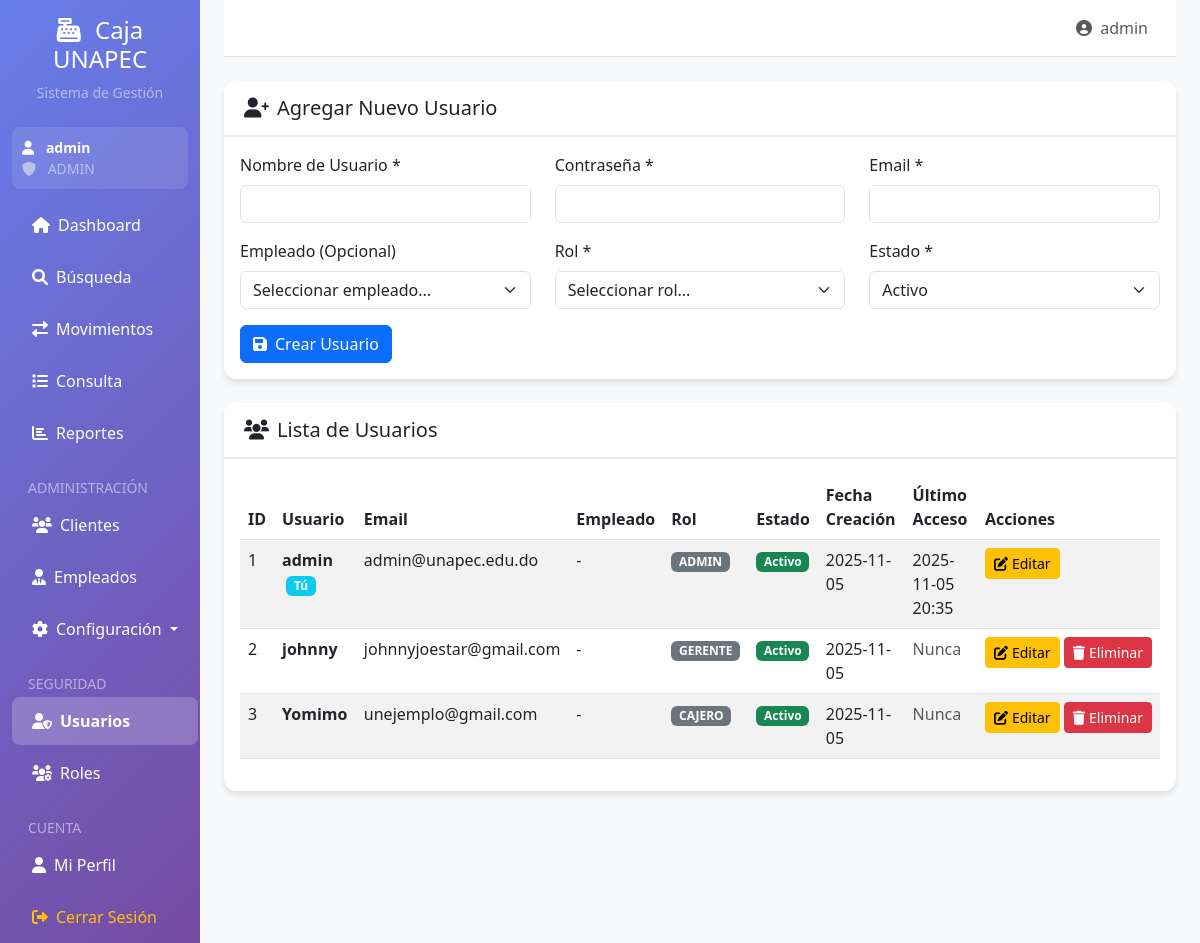
/admin/usuarios (signed in), run on an earlier commit of the app's database.
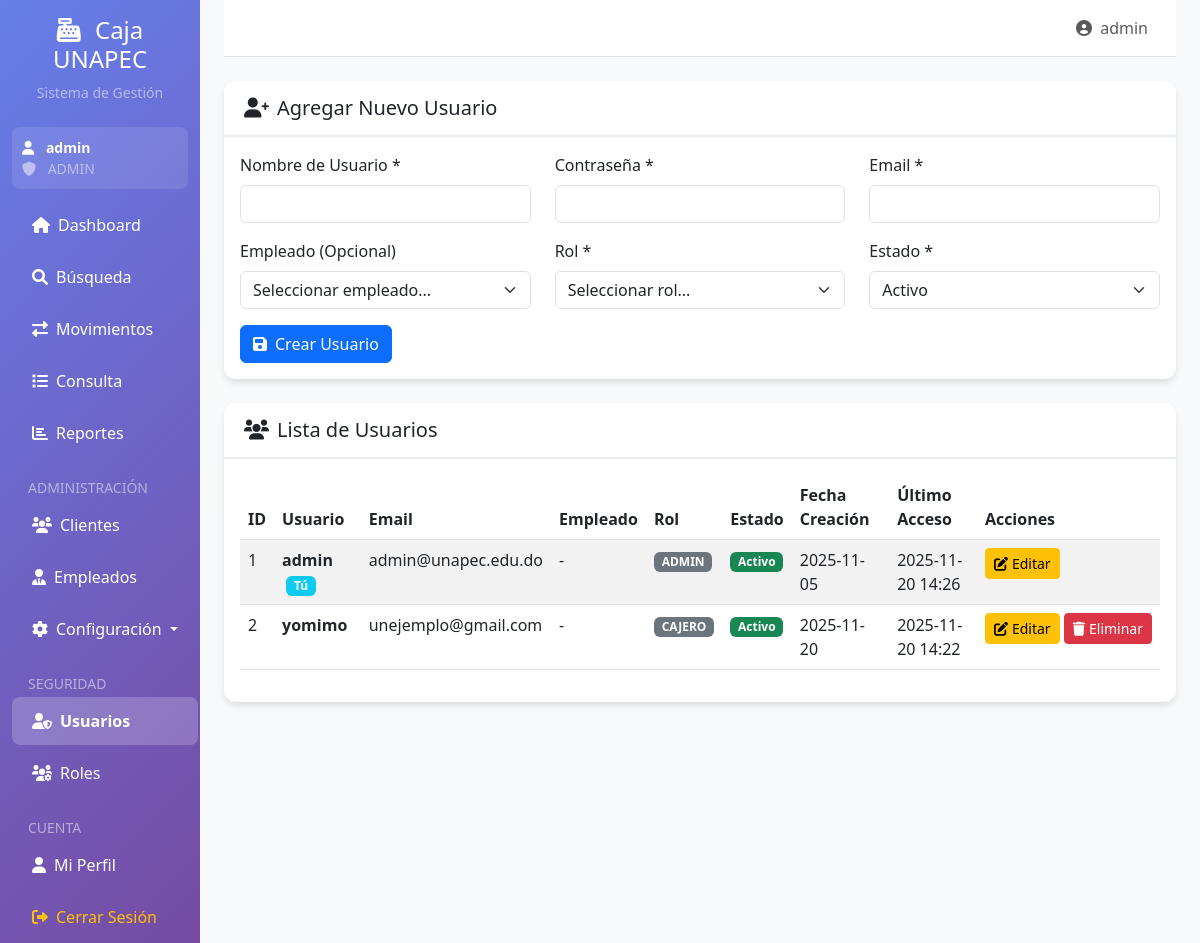
And on a later commit of the database.
### app.py (models this page shows)
class Usuario(UserMixin, db.Model):
    id = db.Column(db.Integer, primary_key=True)
    username = db.Column(db.String(50), unique=True, nullable=False)
    password = db.Column(db.String(255), nullable=False)
    email = db.Column(db.String(100), unique=True, nullable=False)
    empleado_id = db.Column(db.Integer, db.ForeignKey('empleado.id'))
    rol_id = db.Column(db.Integer, db.ForeignKey('rol.id'), nullable=False)
    estado = db.Column(db.String(20), default='Activo')
    fecha_creacion = db.Column(db.DateTime, default=datetime.now)
    ultimo_acceso = db.Column(db.DateTime)

class Rol(db.Model):
    id = db.Column(db.Integer, primary_key=True)
    nombre = db.Column(db.String(50), unique=True, nullable=False)
    descripcion = db.Column(db.String(200))
    usuarios = db.relationship('Usuario', backref='rol', lazy=True)

### app.py (the view)
@app.route('/admin/usuarios')
@admin_required
def admin_usuarios():
    usuarios = Usuario.query.all()
    empleados = Empleado.query.filter_by(estado='Activo').all()
    roles = Rol.query.all()
    return render_template('admin_usuarios.html',
                         usuarios=usuarios,
                         empleados=empleados,
                         roles=roles)

### templates/admin_usuarios.html (shortened to what this page needs)
{% extends "base.html" %}
{% block content %}
<div class="row">
    <div class="col-12">
        <div class="card mb-4">
            <div class="card-header">
                <h5 class="card-title mb-0">
                    <i class="fas fa-user-plus me-2"></i>Agregar Nuevo Usuario
                </h5>
            </div>
            <div class="card-body">
                <form method="POST" action="{{ url_for('agregar_usuario') }}">
                    <div class="row">
                        <div class="col-md-4 mb-3">
                            <label class="form-label">Nombre de Usuario *</label>
                            <input type="text" class="form-control" name="username" required>
                        </div>
                        <div class="col-md-4 mb-3">
                            <label class="form-label">Contraseña *</label>
                            <input type="password" class="form-control" name="password" required>
                        </div>
                        <div class="col-md-4 mb-3">
                            <label class="form-label">Email *</label>
                            <input type="email" class="form-control" name="email" required>
                        </div>
                    </div>
                    <div class="row">
                        <div class="col-md-4 mb-3">
                            <label class="form-label">Empleado (Opcional)</label>
                            <select class="form-select" name="empleado_id">
                                <option value="">Seleccionar empleado...</option>
                            </select>
                        </div>
                        <div class="col-md-4 mb-3">
                            <label class="form-label">Rol *</label>
                            <select class="form-select" name="rol_id" required>
                                <option value="">Seleccionar rol...</option>
                            </select>
                        </div>
                        <div class="col-md-4 mb-3">
                            <label class="form-label">Estado *</label>
                            <select class="form-select" name="estado" required>
                                <option value="Activo">Activo</option>
                            </select>
                        </div>
                    </div>
                    <div class="row">
                        <div class="col-md-12">
                            <button type="submit" class="btn btn-primary">
                                <i class="fas fa-save me-2"></i>Crear Usuario
                            </button>
                        </div>
                    </div>
                </form>
            </div>
        </div>
        <div class="card">
            <div class="card-header">
                <h5 class="card-title mb-0">
                    <i class="fas fa-users me-2"></i>Lista de Usuarios
                </h5>
            </div>
            <div class="card-body">
                <div class="table-responsive">
                    <table class="table table-striped">
                        <thead>
                            <tr>
                                <th>ID</th>
                                <th>Usuario</th>
                                <th>Email</th>
                                <th>Empleado</th>
                                <th>Rol</th>
                                <th>Estado</th>
                                <th>Fecha Creación</th>
                                <th>Último Acceso</th>
                                <th class="table-actions">Acciones</th>
                            </tr>
                        </thead>
                        <tbody>
                            {% for usuario in usuarios %}
                            <tr>
                                <td>{{ usuario.id }}</td>
                                <td>
                                    <strong>{{ usuario.username }}</strong>
                                    {% if usuario.id == current_user.id %}
                                    <span class="badge bg-info ms-1">Tú</span>
                                    {% endif %}
                                </td>
                                <td>{{ usuario.email }}</td>
                                <td>{{ usuario.empleado.nombre if usuario.empleado else '-' }}</td>
                                <td>
                                    <span class="badge bg-secondary">{{ usuario.rol.nombre }}</span>
                                </td>
                                <td>
                                    <span class="badge bg-{% if usuario.estado == 'Activo' %}success{% else %}danger{% endif %}">
                                        {{ usuario.estado }}
                                    </span>
                                </td>
                                <td>{{ usuario.fecha_creacion.strftime('%Y-%m-%d') }}</td>
                                <td>
                                    {% if usuario.ultimo_acceso %}
                                        {{ usuario.ultimo_acceso.strftime('%Y-%m-%d %H:%M') }}
                                    {% else %}
                                        <span class="text-muted">Nunca</span>
                                    {% endif %}
                                </td>
                                <td class="table-actions">
                                    <button type="button" class="btn btn-sm btn-warning" data-bs-toggle="modal" data-bs-target="#editModal{{ usuario.id }}">
                                        <i class="fas fa-edit me-1"></i>Editar
                                    </button>
                                    {% if usuario.id != current_user.id %}
                                    <a href="{{ url_for('eliminar_usuario', id=usuario.id) }}" class="btn btn-sm btn-danger" onclick="return confirm('¿Está seguro de eliminar este usuario?')">
                                        <i class="fas fa-trash me-1"></i>Eliminar
                                    </a>
                                    {% endif %}
                                </td>
                            </tr>
                            {% else %}
                            <tr>
                                <td colspan="9" class="text-center text-muted">No hay usuarios registrados</td>
                            </tr>
                            {% endfor %}
                        </tbody>
                    </table>
                </div>
            </div>
        </div>
    </div>
</div>
{% endblock %}

### templates/base.html (shortened to what this page needs)
<!DOCTYPE html>
<html lang="es">
<head>
    <link href="https://cdn.jsdelivr.net/npm/bootstrap@5.3.0/dist/css/bootstrap.min.css" rel="stylesheet">
    <link href="https://cdnjs.cloudflare.com/ajax/libs/font-awesome/6.0.0/css/all.min.css" rel="stylesheet">
</head>
<body>
    <div class="container-fluid">
        <div class="row">
            <div class="col-md-3 col-lg-2 sidebar d-md-block collapse">
                <div class="position-sticky pt-3">
                    <div class="text-center mb-4">
                        <h4 class="text-white">
                            <i class="fas fa-cash-register me-2"></i>
                            Caja UNAPEC
                        </h4>
                        <p class="text-white-50 small">Sistema de Gestión</p>
                    </div>
                    {% if current_user.is_authenticated %}
                    <div class="user-info">
                        <div class="text-white small">
                            <i class="fas fa-user me-2"></i>
                            <strong>{{ current_user.username }}</strong>
                        </div>
                        <div class="text-white-50 small">
                            <i class="fas fa-shield-alt me-2"></i>
                            {{ current_user.rol.nombre }}
                        </div>
                    </div>
                    {% endif %}
                    <ul class="nav flex-column">
                        <li class="nav-item">
                            <a class="nav-link {% if request.endpoint == 'index' %}active{% endif %}" href="{{ url_for('index') }}">
                                <i class="fas fa-home me-2"></i>Dashboard
                            </a>
                        </li>
                        <li class="nav-item">
                            <a class="nav-link {% if request.endpoint == 'busqueda' %}active{% endif %}" href="{{ url_for('busqueda') }}">
                                <i class="fas fa-search me-2"></i>Búsqueda
                            </a>
                        </li>
                        {% if current_user.is_authenticated and current_user.rol.nombre in ['ADMIN', 'GERENTE', 'CAJERO'] %}
                        <li class="nav-item">
                            <a class="nav-link {% if request.endpoint == 'movimientos' %}active{% endif %}" href="{{ url_for('movimientos') }}">
                                <i class="fas fa-exchange-alt me-2"></i>Movimientos
                            </a>
                        </li>
                        {% endif %}
                        {% if current_user.is_authenticated and current_user.rol.nombre in ['ADMIN', 'GERENTE', 'CONSULTA'] %}
                        <li class="nav-item">
                            <a class="nav-link {% if request.endpoint == 'consulta' %}active{% endif %}" href="{{ url_for('consulta') }}">
                                <i class="fas fa-list me-2"></i>Consulta
                            </a>
                        </li>
                        {% endif %}
                        {% if current_user.is_authenticated and current_user.rol.nombre in ['ADMIN', 'GERENTE', 'CONSULTA'] %}
                        <li class="nav-item">
                            <a class="nav-link {% if request.endpoint == 'reporte' %}active{% endif %}" href="{{ url_for('reporte') }}">
                                <i class="fas fa-chart-bar me-2"></i>Reportes
                            </a>
                        </li>
                        {% endif %}
                        {% if current_user.is_authenticated and current_user.rol.nombre in ['ADMIN', 'GERENTE'] %}
                        <li class="nav-item mt-3">
                            <small class="text-white-50 px-3">ADMINISTRACIÓN</small>
                        </li>
                        <li class="nav-item">
                            <a class="nav-link {% if request.endpoint == 'clientes' %}active{% endif %}" href="{{ url_for('clientes') }}">
                                <i class="fas fa-users me-2"></i>Clientes
                            </a>
                        </li>
                        <li class="nav-item">
                            <a class="nav-link {% if request.endpoint == 'empleados' %}active{% endif %}" href="{{ url_for('empleados') }}">
                                <i class="fas fa-user-tie me-2"></i>Empleados
                            </a>
                        </li>
                        <li class="nav-item dropdown">
                            <a class="nav-link dropdown-toggle" href="#" role="button" data-bs-toggle="dropdown">
                                <i class="fas fa-cog me-2"></i>Configuración
                            </a>
                        </li>
                        {% endif %}
                        {% if current_user.is_authenticated and current_user.rol.nombre == 'ADMIN' %}
                        <li class="nav-item mt-3">
                            <small class="text-white-50 px-3">SEGURIDAD</small>
                        </li>
                        <li class="nav-item">
                            <a class="nav-link {% if request.endpoint == 'admin_usuarios' %}active{% endif %}" href="{{ url_for('admin_usuarios') }}">
                                <i class="fas fa-user-shield me-2"></i>Usuarios
                            </a>
                        </li>
                        <li class="nav-item">
                            <a class="nav-link {% if request.endpoint == 'admin_roles' %}active{% endif %}" href="{{ url_for('admin_roles') }}">
                                <i class="fas fa-users-cog me-2"></i>Roles
                            </a>
                        </li>
                        {% endif %}
                        <li class="nav-item mt-3">
                            <small class="text-white-50 px-3">CUENTA</small>
                        </li>
                        <li class="nav-item">
                            <a class="nav-link {% if request.endpoint == 'perfil' %}active{% endif %}" href="{{ url_for('perfil') }}">
                                <i class="fas fa-user me-2"></i>Mi Perfil
                            </a>
                        </li>
                        <li class="nav-item">
                            <a class="nav-link text-warning" href="{{ url_for('logout') }}">
                                <i class="fas fa-sign-out-alt me-2"></i>Cerrar Sesión
                            </a>
                        </li>
                    </ul>
                </div>
            </div>
            <div class="col-md-9 col-lg-10 main-content ms-sm-auto px-md-4">
                <nav class="navbar navbar-expand-lg navbar-light bg-white border-bottom">
                    <div class="container-fluid">
                        <div class="navbar-nav ms-auto">
                            {% if current_user.is_authenticated %}
                            <span class="navbar-text me-3">
                                <i class="fas fa-user-circle me-1"></i>
                                {{ current_user.username }}
                            </span>
                            {% endif %}
                        </div>
                    </div>
                </nav>
                <main class="py-4">
                    {% block content %}{% endblock %}
                </main>
            </div>
        </div>
    </div>
</body>
</html>

What changed in the data, as far as the page shows it:
removed Usuario: id "3", username "Yomimo", email "unejemplo@gmail.com", empleado "-", rol.nombre "CAJERO", estado "Activo", fecha_creacion "2025-11-05", shows "Nunca"
changed Usuario "admin": ultimo_acceso "2025-11-05 20:35" → "2025-11-20 14:26"
changed Usuario id 2: username "johnny" → "yomimo"; email "johnnyjoestar@gmail.com" → "unejemplo@gmail.com"; rol.nombre "GERENTE" → "CAJERO"; fecha_creacion "2025-11-05" → "2025-11-20"; ultimo_acceso (not shown) → "2025-11-20 14:22"; no longer shows "Nunca"
